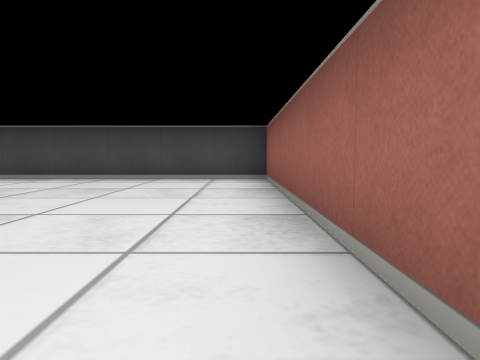
view 1 (above)

24 first-person views from a walk through a cub3D ray-caster map. The camera is about half as high as the walls, tilts 4° down and sees 70° across. The floor is counted in squares. Each view is taken from the middle of a square. On the plan, view 1 faces up. The plan holds only what a view shows up to about 9 squares ahead; the rest is blank.

view 2
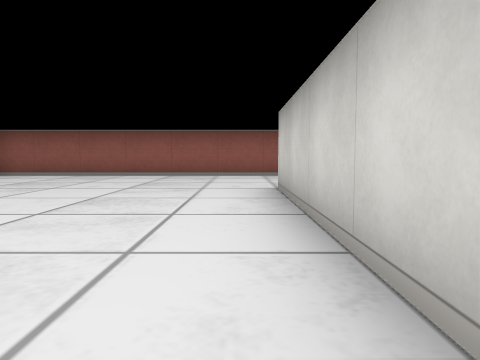

view 3
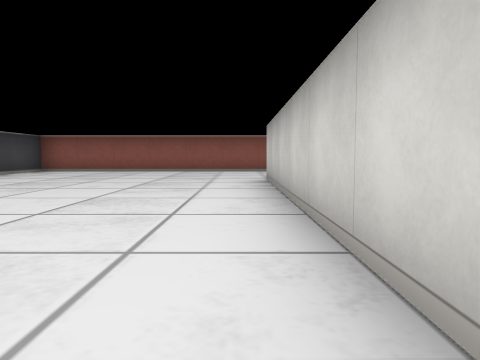

view 4
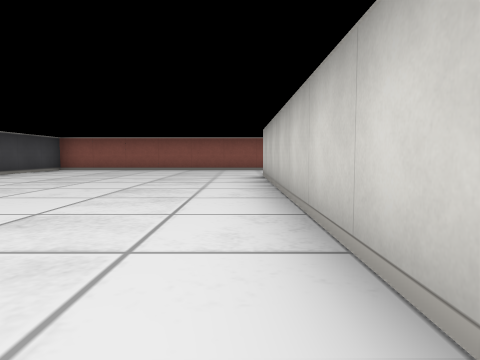

view 5
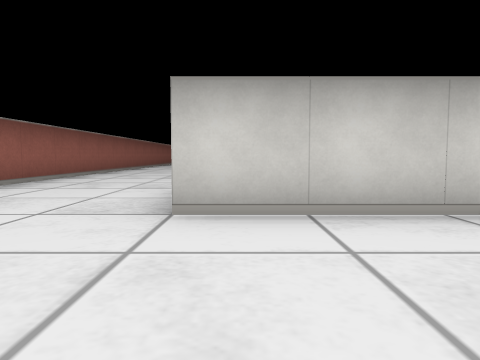

view 6
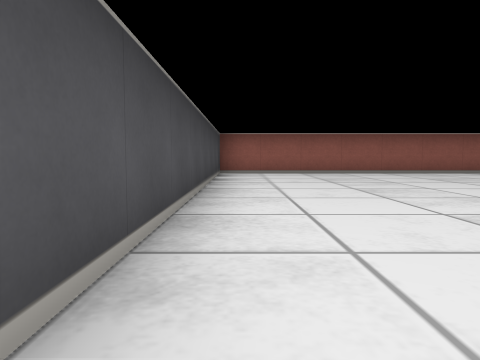

view 7
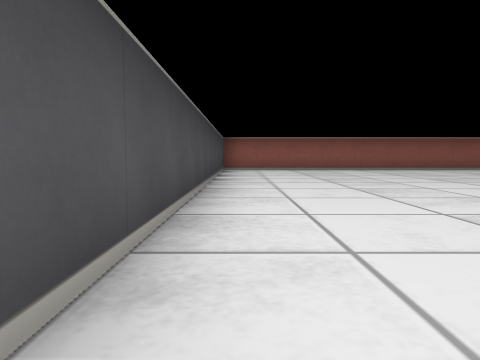

view 8
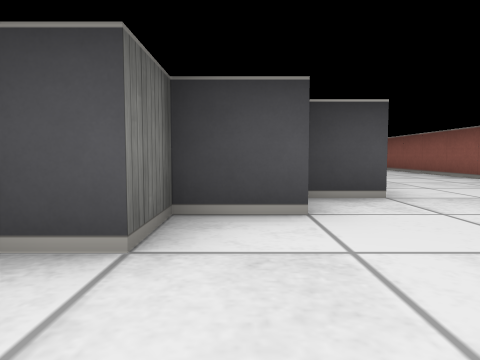

view 9
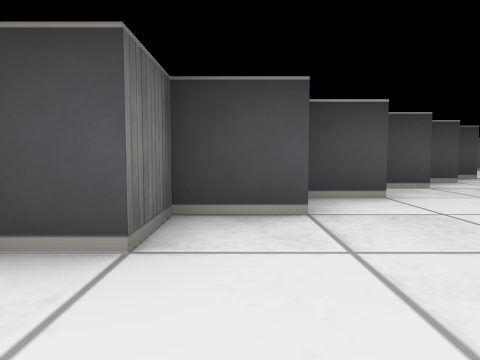

view 10
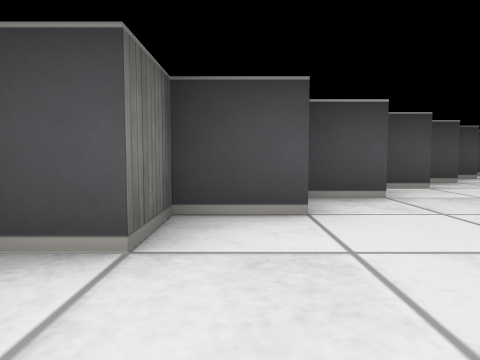

view 11
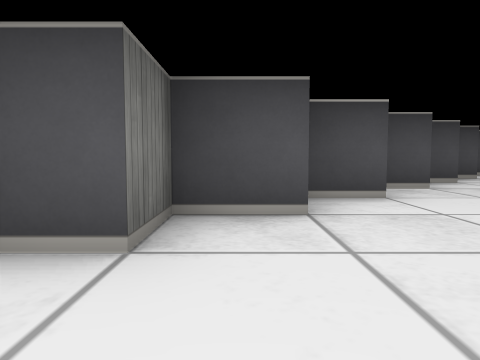

view 12
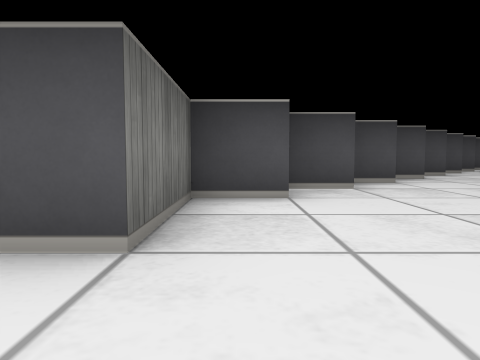

view 13
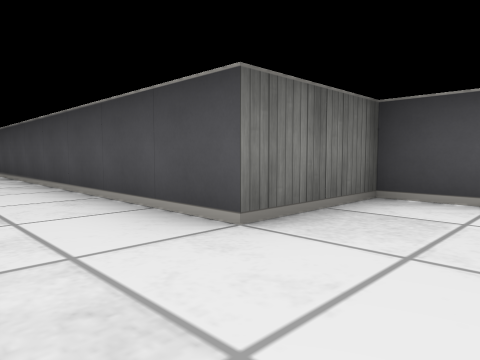

view 14
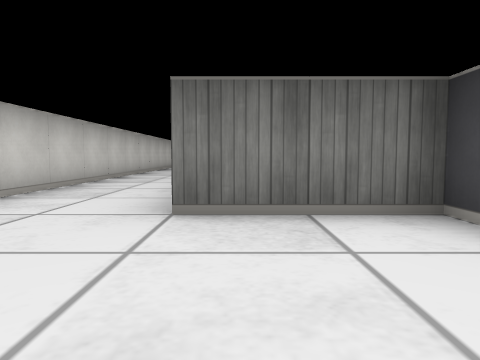

view 15
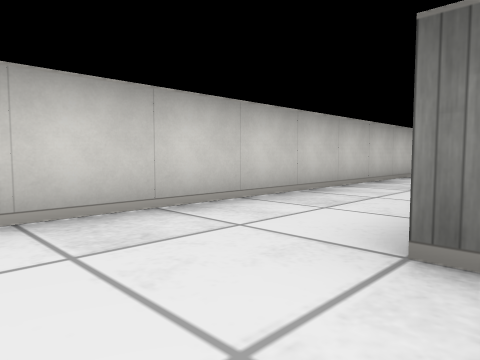

view 16
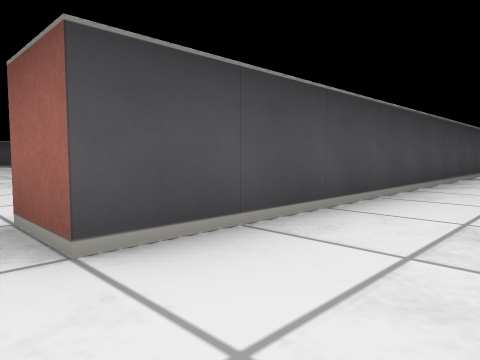

view 17
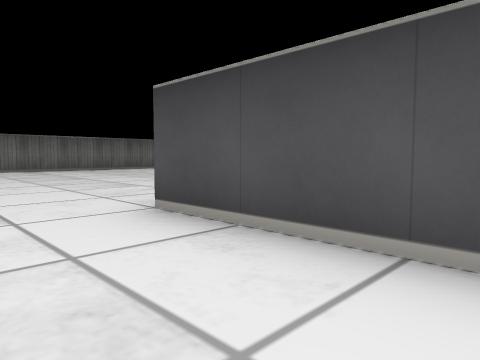

view 18
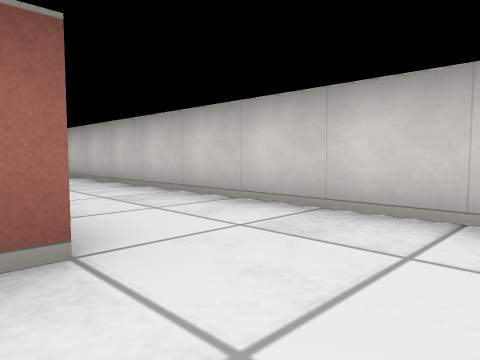

view 19
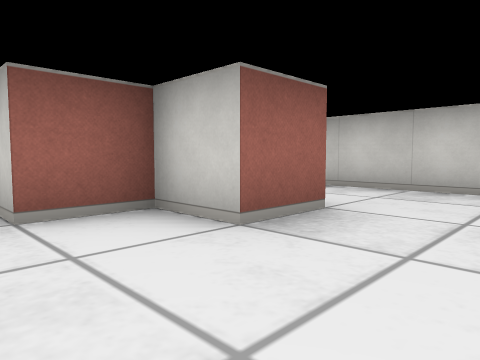

view 20
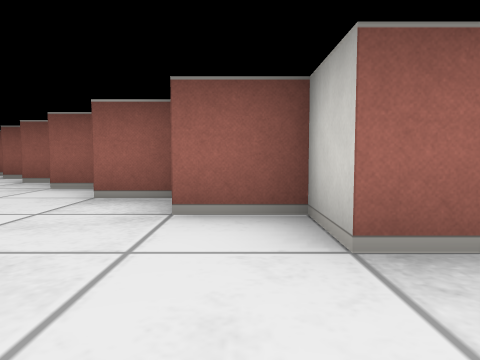

view 21
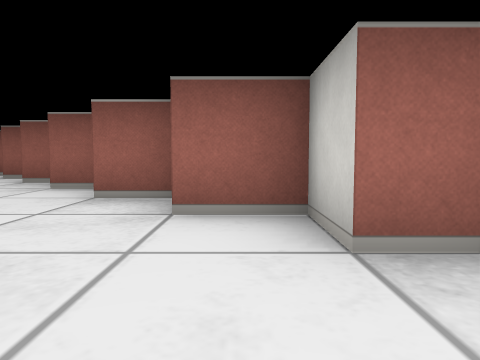

view 22
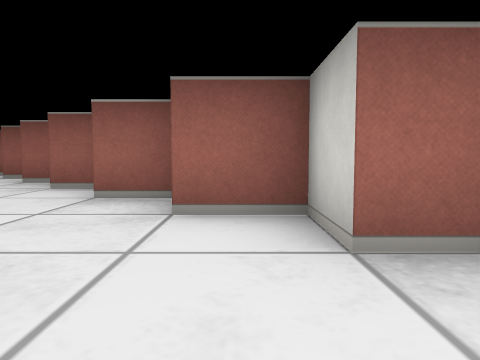

view 23
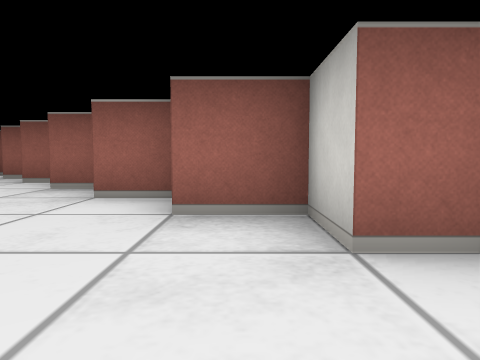

view 24
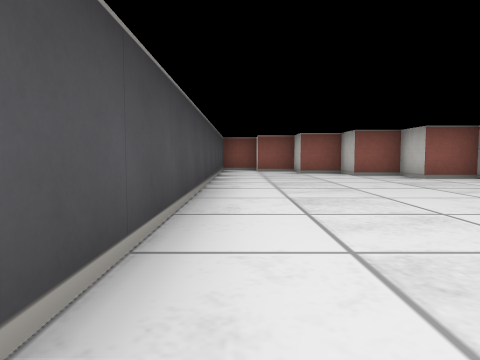

### Floor plan
Points are (right, up) in squares from view 1. A wall is a line through its corners. A room is listed if a view was taken in it or the views show most of it. See-through windows are left out.
Room 1 (views 1, 2, 3, 4, 5, 6, 7, 8, 9, 10, 11, 12, 13, 14, 15, 16, 17)
walls: (-8.4, -7.5) (-9.4, -7.5); (-9.4, -8.5) (-10.5, -8.5) (-10.5, -9.5) (-11.1, -9.5); (-6.4, -5.5) (-7.5, -5.5) (-7.5, -6.5) (-8.1, -6.5); (-5.4, -4.5) (-6.4, -4.5); (-11.4, -10.5) (-12.4, -10.5); (-12.4, -11.5) (-13.5, -11.5) (-13.5, -12.5) (-14.2, -12.5); (-3.4, -2.5) (-4.5, -2.5) (-4.5, -3.5) (-5.1, -3.5); (-9.4, 0.5) (-2.5, 0.5); (-2.4, -1.5) (-3.4, -1.5); (0.5, -6) (0.5, -1.9); (-14.4, -13.5) (-15.4, -13.5); (-15.4, -14.5) (-16.5, -14.5) (-16.5, -16.5) (-25.5, -16.5); (0.5, 0) (0.5, 6.5) (-9.4, 6.5); (-26.6, -18.5) (-15.4, -18.5)
ways out: opening at (-25.5, -17.5) to room 2
Room 2 (views 18, 19, 20, 21, 22, 23, 24)
walls: (-33.5, -15.6) (-33.5, -16.2); (-23.5, -14.4) (-23.5, -13.5) (-22.5, -13.5) (-22.5, -12.5); (-25.5, -16.5) (-25.5, -15.5) (-24.5, -15.5) (-24.5, -14.5) (-24, -14.5); (-21.5, -12.4) (-21.5, -11.5) (-20.5, -11.5) (-20.5, -10.5); (-19.5, -10.4) (-19.5, -9.5); (-18.5, -9.1) (-18.5, -8.5) (-17.5, -8.5) (-17.5, -7.5); (-16.5, -7.6) (-16.5, -6.5) (-15.5, -6.5) (-15.5, -5.5) (-14.5, -5.5) (-14.5, -4.5) (-13.9, -4.5); (-14.2, -2.5) (-22.4, -2.5)
ways out: opening at (-25.5, -17.5) to room 1

Where each view was taken, in squares from view 1:
view 1: 0 up, 0 right, facing up
view 2: 1 up, 7 left, facing right
view 3: 1 up, 9 left, facing right
view 4: 1 up, 10 left, facing right
view 5: 3 up, 3 left, facing down
view 6: 6 up, 8 left, facing right
view 7: 6 up, 10 left, facing right
view 8: 5 down, 4 left, facing up
view 9: 8 down, 7 left, facing up
view 10: 11 down, 10 left, facing up
view 11: 14 down, 13 left, facing up
view 12: 18 down, 16 left, facing up
view 13: 18 down, 15 left, facing up-left
view 14: 16 down, 14 left, facing left
view 15: 16 down, 15 left, facing down-left
view 16: 18 down, 26 left, facing up-right
view 17: 18 down, 23 left, facing up-left
view 18: 16 down, 27 left, facing down-right
view 19: 14 down, 27 left, facing down-right
view 20: 15 down, 27 left, facing right
view 21: 13 down, 25 left, facing right
view 22: 11 down, 23 left, facing right
view 23: 8 down, 20 left, facing right
view 24: 3 down, 23 left, facing right
